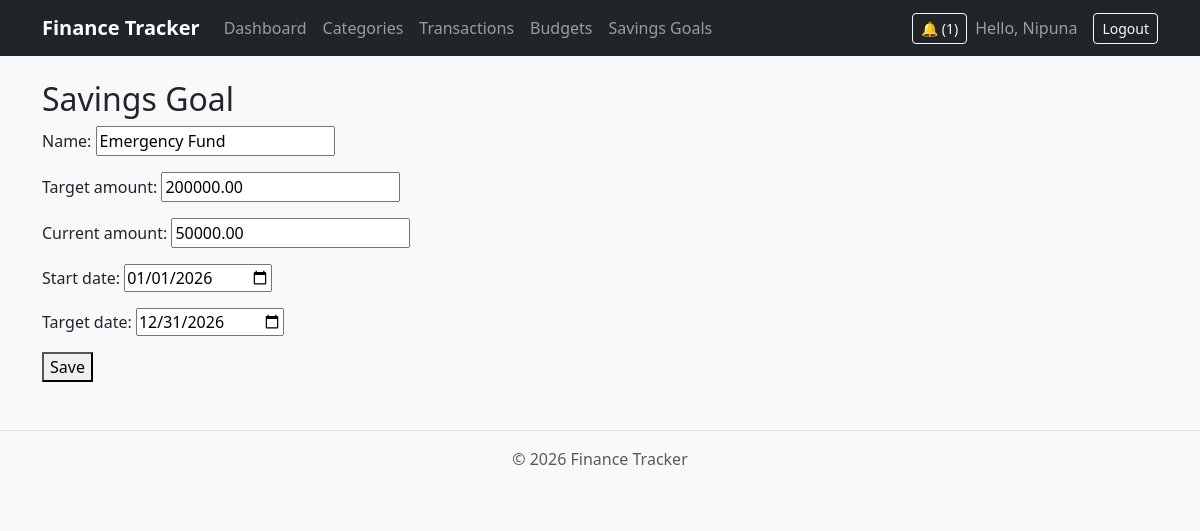
Page /savingsgoals/1/edit/ (signed in) on the committed database.
### tracker/models.py (models this page shows, shortened)
class SavingsGoal(models.Model):
    user = models.ForeignKey(User, on_delete=models.CASCADE)
    name = models.CharField(max_length=100)
    target_amount = models.DecimalField(max_digits=10, decimal_places=2)
    current_amount = models.DecimalField(max_digits=10, decimal_places=2, default=0)
    start_date = models.DateField()
    target_date = models.DateField()

### tracker/views.py (the view)
# urls.py: path('savingsgoals/<int:pk>/edit/', views.savingsgoal_update, name='savingsgoal_update'),
@login_required
def savingsgoal_update(request, pk):
    goal = get_object_or_404(SavingsGoal, pk=pk, user=request.user)
    if request.method == 'POST':
        form = SavingsGoalForm(request.POST, instance=goal)
        if form.is_valid():
            form.save()
            return redirect('savingsgoal_list')
    else:
        form = SavingsGoalForm(instance=goal)
    return render(request, 'tracker/savingsgoal_form.html', {'form': form})

### tracker/forms.py
class SavingsGoalForm(forms.ModelForm):
    class Meta:
        model = SavingsGoal
        fields = ['name', 'target_amount', 'current_amount', 'start_date', 'target_date']
        widgets = {
            'start_date': forms.DateInput(attrs={'type': 'date'}),
            'target_date': forms.DateInput(attrs={'type': 'date'}),
        }

### tracker/context_processors.py (called while the page is built)
def unread_notifications(request):
    if request.user.is_authenticated:
        return {'unread_count': Notification.objects.filter(user=request.user, is_read=False).count()}
    return {}

### tracker/templates/tracker/savingsgoal_form.html (shortened to what this page needs)
{% extends "tracker/base.html" %}
{% block content %}
<h2>Savings Goal</h2>
<form method="post">
    {{ form.as_p }}
    <button type="submit">Save</button>
</form>
{% endblock %}

### tracker/templates/tracker/base.html (shortened to what this page needs)
{% load static %}
<!DOCTYPE html>
<html lang="en">
<head>
    <link href="https://cdn.jsdelivr.net/npm/bootstrap@5.3.8/dist/css/bootstrap.min.css" rel="stylesheet">
    <link rel="stylesheet" href="{% static 'tracker/css/custom.css' %}">
</head>
<body>
    <nav class="navbar navbar-expand-lg navbar-dark bg-dark">
        <div class="container">
            <a class="navbar-brand" href="{% url 'dashboard' %}">Finance Tracker</a>
            <div class="collapse navbar-collapse" id="navbarNav">
                {% if user.is_authenticated %}
                <ul class="navbar-nav me-auto">
                    <li class="nav-item"><a class="nav-link" href="{% url 'dashboard' %}">Dashboard</a></li>
                    <li class="nav-item"><a class="nav-link" href="{% url 'category_list' %}">Categories</a></li>
                    <li class="nav-item"><a class="nav-link" href="{% url 'transaction_list' %}">Transactions</a></li>
                    <li class="nav-item"><a class="nav-link" href="{% url 'budget_list' %}">Budgets</a></li>
                    <li class="nav-item"><a class="nav-link" href="{% url 'savingsgoal_list' %}">Savings Goals</a></li>
                </ul>
                <a href="{% url 'notification_list' %}" class="btn btn-outline-light btn-sm me-2">
                    🔔 {% if unread_count %}({{ unread_count }}){% endif %}
                </a>
                <span class="navbar-text me-3">Hello, {{ user.username }}</span>
                <form method="post" action="{% url 'logout' %}" class="d-flex">
                    <button type="submit" class="btn btn-outline-light btn-sm">Logout</button>
                </form>
                {% else %}
                <a href="{% url 'login' %}" class="btn btn-outline-light ms-auto">Login</a>
                <a href="{% url 'register' %}" class="btn btn-light">Register</a>
                {% endif %}
            </div>
        </div>
    </nav>
    <main class="container my-4">
        {% block content %}
        {% endblock %}
    </main>
    <footer class="text-center text-muted py-3 mt-5 border-top">
        <p>&copy; 2026 Finance Tracker</p>
    </footer>
</body>
</html>

### tracker/static/tracker/css/custom.css (style rules this page uses)
body { background-color: #f8f9fa; }
.navbar-brand { font-weight: 600; }

### rows in the picture
SavingsGoal: name "Emergency Fund", target_amount "200000.00", current_amount "50000.00", start_date "01/01/2026", target_date "12/31/2026"

### other values in the picture
{{ unread_count }} "1"
{{ user.username }} "Nipuna"
